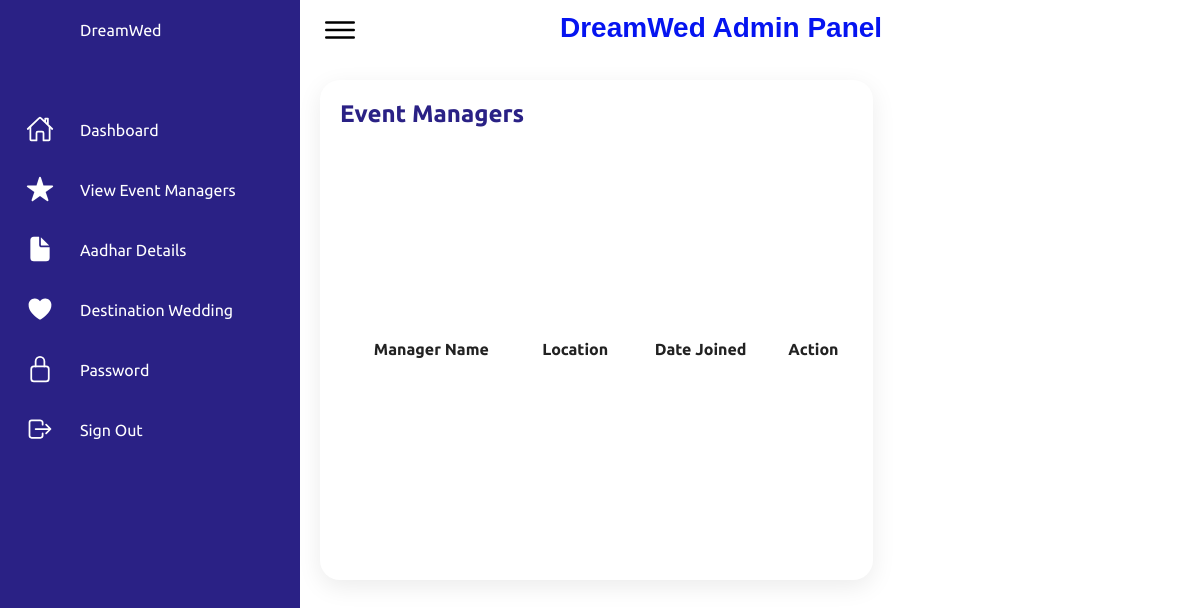
Before: /myadmin/view-manager/ (signed in) with the older database file.
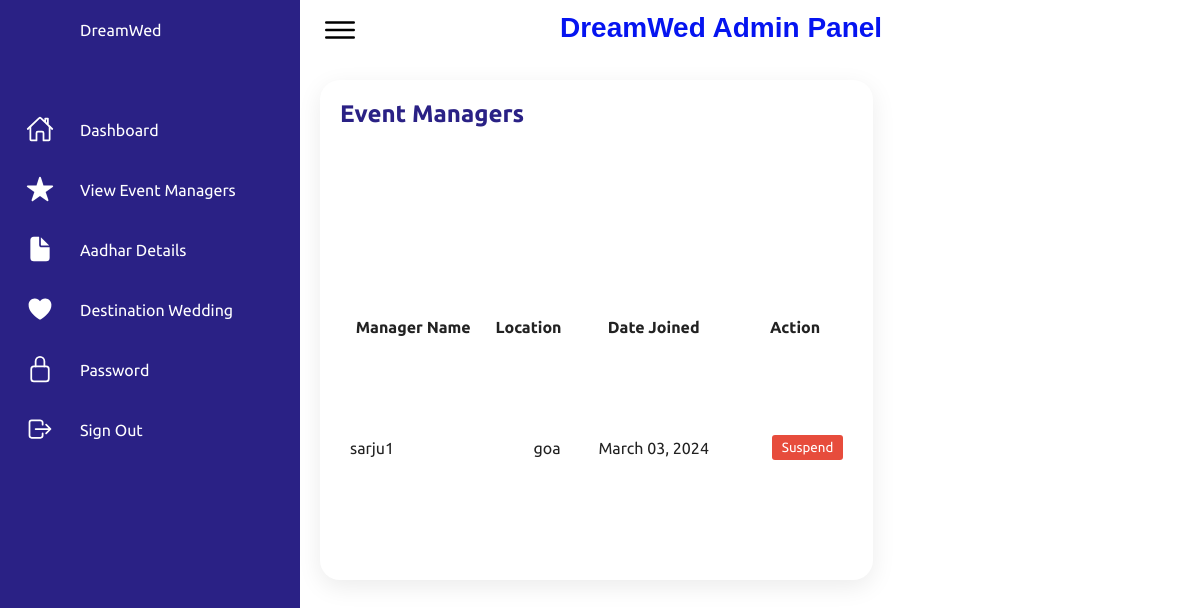
After: the same page with the newer database file.
### myadmin/models.py (models this page shows, shortened)
class EventManager(models.Model):
    user = models.ForeignKey(User, on_delete=models.CASCADE)
    location = models.CharField(max_length=100)

### myadmin/views.py (the view)
# urls.py: path('view-manager/', views.view_manager, name='view_manager'),
@login_required
def view_manager(request):
    managers = EventManager.objects.all()
    return render(request, 'myadmin/view_manager.html', {'managers': managers})

### myadmin/templates/myadmin/view_manager.html (shortened to what the changed rows need)
{% load static %}
<!DOCTYPE html>
<html lang="en">
<head>
    <link rel="stylesheet" href="{% static 'css/styleadmin.css' %}">
</head>
<body>
    <div class="container">
        <div class="main">
            <div class="topbar">
                <div class="search">
                    <label>
                        <h1 style="font-size: 28px; margin-bottom: 5px; color: #0514f0; font-family: Arial, sans-serif;">DreamWed Admin Panel</h1>
                    </label>
                </div>
            </div>
<div class="details">
    <div class="recentOrders">
        <div class="cardHeader">
            <h2>Event Managers</h2>
        </div>
        <table>
            <thead>
                <tr>
                    <th>Manager Name</th>
                    <th>Location</th>
                    <th>Date Joined</th>
                    <th>Action</th>
                </tr>
            </thead>
            <tbody>
                {% for manager in managers %}
                <tr>
                    <td>{{ manager.user.username }}</td>
                    <td>{{ manager.location }}</td>
                    <td>{{ manager.user.date_joined|date:"F d, Y" }}</td>
                    <td>
                        {% if manager.user.is_active %}
                            <button id="suspend-button" type="button" class="suspend-button" onclick="showPopup(this);">Suspend</button>
                        {% else %}
                            <form action="{% url 'myadmin:suspend_manager' manager.user.id %}" method="post">
                                {% csrf_token %}
                                <button type="submit" class="unsuspend-button">Unsuspend</button>
                            </form>
                        {% endif %}
                    </td>
                </tr>
                {% endfor %}
            </tbody>
        </table>
    </div>
</div>
    </div>
</body>
</html>

Changed rows visible on the page:
added EventManager: user.username "sarju1", location "goa", user.date_joined "March 03, 2024", shows "Suspend"
